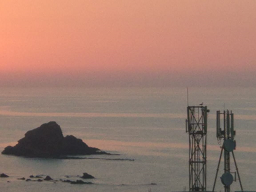
#> input picture img.bmp, 256 x 192 px
$ python mif_gen.py
#> lines starting #> are read from the running program, lines starting #| are printed output that depends on the picture
import numpy as np
import cv2
import os
os.chdir("/home/madjid/Codes/JPEG FPGA/")
def add_binary_nums(x, y):
        max_len = max(len(x), len(y))

        x = x.zfill(max_len)
        y = y.zfill(max_len)

        # initialize the result
        result = ''

        # initialize the carry
        carry = 0

        # Traverse the string
        for i in range(max_len - 1, -1, -1):
            r = carry
            r += 1 if x[i] == '1' else 0
            r += 1 if y[i] == '1' else 0
            result = ('1' if r % 2 == 1 else '0') + result
            carry = 0 if r < 2 else 1     # Compute the carry.

        if carry !=0 : result = '1' + result

        return result.zfill(max_len)


def twosComp(bin_str):
    new = ''
    for i in range(len(bin_str)):
        if bin_str[i] == '0':
            new+= '1'
        else:
            new+= '0'
    new = add_binary_nums(new,'1')
    return new


mif = "DEPTH = 262144;\nWIDTH = 8;\nADDRESS_RADIX = UNS;\nDATA_RADIX = BIN;\nCONTENT BEGIN\n"
img = cv2.imread("img.bmp")
#> img is the input picture: shape (192, 256, 3); mean B, G, R 110.4, 123.2, 158.2
width = img.shape[1]
#> width = 256
height = img.shape[0]
#> height = 192

r,g,b = img[:,:,2],img[:,:,1],img[:,:,0]
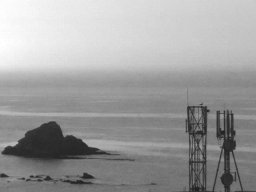
#> r: shape (192, 256); min 29, max 255, mean 158.2
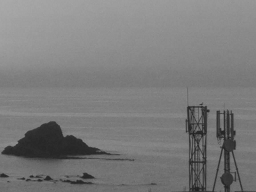
#> g: shape (192, 256); min 31, max 170, mean 123.2
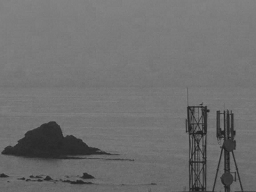
#> b: shape (192, 256); min 28, max 133, mean 110.4
for channel in range(3):
    for row_block_index in range(int(height/8)):
        for col_block_index in range(int(width/8)):
            blocks = [r[0+8*row_block_index:8+8*row_block_index,  0+8*col_block_index: 8+8*col_block_index], g[0+8*row_block_index:8+8*row_block_index,  0+8*col_block_index: 8+8*col_block_index] ,b[0+8*row_block_index:8+8*row_block_index,  0+8*col_block_index: 8+8*col_block_index]]
            block = blocks[channel]
            for i in range(8):
                for j in range(8):
                    address = str(i*8+j + row_block_index*8*width + col_block_index*64 + width*height*channel )
                    data = bin(block[i,j])[2:].zfill(8)
                    line = address+' : '+data+";\n"
                    # print(line)
#> (the run stopped early here; a loop or call above may not have finished)
